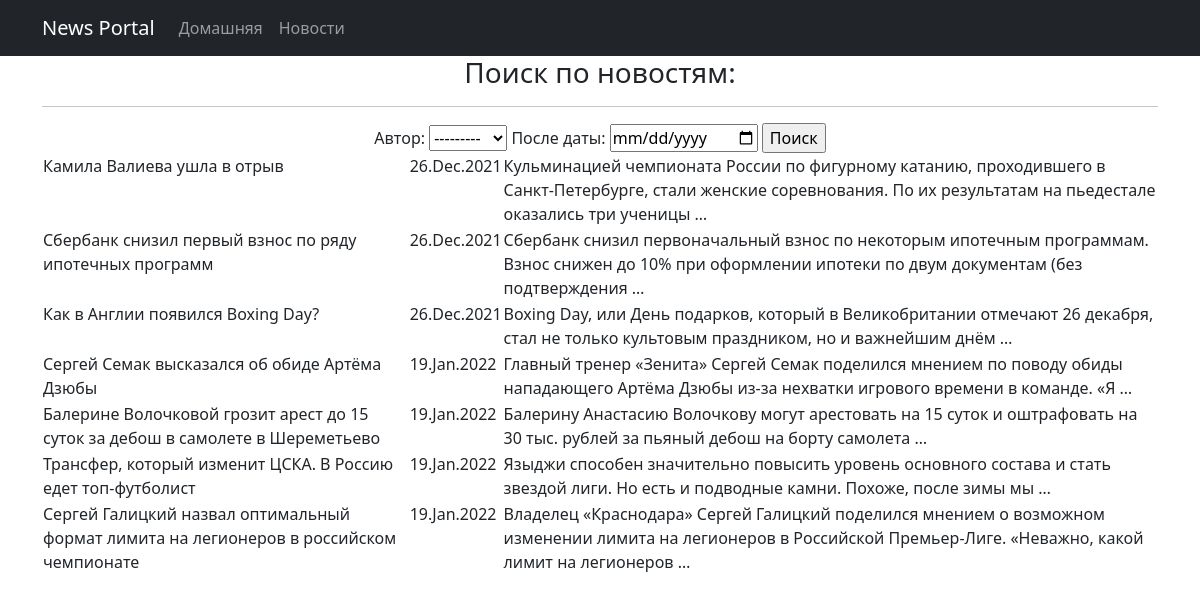
The app's page /search/ with its own data.
### news/models.py (models this page shows, shortened)
class Post(models.Model):
    article = 'AR'
    news = 'NE'
    TYPES = [
        (article, 'статья'),
        (news, 'новость')
    ]
    author = models.ForeignKey(Author, on_delete=models.CASCADE)
    type = models.CharField(max_length=2, choices=TYPES, default=article)
    release_date = models.DateTimeField(auto_now_add=True)
    categories = models.ManyToManyField(Category, through='PostCategory')
    title = models.CharField(max_length=255)
    post_text = models.TextField()
    post_rating = models.SmallIntegerField(default=0)

### news/views.py (the view)
# urls.py: path('search/', SearchNews.as_view(), name='news_search'),
class SearchNews(ListView):
    model = Post
    template_name = 'news/news_search.html'
    context_object_name = 'news_search'
    def get_context_data(self, **kwargs):
        context = super().get_context_data(**kwargs)
        context['filter'] = NewsFilter(self.request.GET, queryset=self.get_queryset())
        return context

### news/models.py (called while the page is built)
    def __str__(self):
        return f'{self.user}'

### templates/news/news_search.html (shortened to what this page needs)
{% extends 'default.html' %}
{% load custom_filters %}
{% block content %}
    <h3>Поиск по новостям:</h3>
    <hr>
    <form method="GET">
        {{ filter.form }}
        <input type="submit" value="Поиск">
    </form>
    <table>
        {% for post in filter.qs %}
        <tr>
            <td align="left" valign="top">
                {{ post.title }}
            </td>
            <td align="left" valign="top">
                {{ post.release_date|date:'d.M.Y' }}
            </td>
            <td align="left" valign="top">
                {{ post.post_text|truncatewords:20 }}
            </td>
        </tr>
        {% endfor %}
    </table>
{% endblock content %}

### templates/default.html (shortened to what this page needs)
<!DOCTYPE html>
<html lang="en">
    <head>
        {% load static %}
        <link href="{% static 'css/styles.css' %}" rel="stylesheet" />
    </head>
    <body>
        <nav class="navbar navbar-expand-lg navbar-dark bg-dark static-top">
            <div class="container">
                <a class="navbar-brand" href="#">News Portal</a>
                <div class="collapse navbar-collapse" id="navbarResponsive">
                    <ul class="navbar-nav ml-auto">
                        <li class="nav-item active">
                            <a class="nav-link" href="/home/">Домашняя
                            </a>
                        </li>
                        <li class="nav-item">
                            <a class="nav-link" href="/">Новости</a>
                        </li>
                    </ul>
                </div>
            </div>
        </nav>
        <div class="container">
            <div class="row">
                <div class="col-lg-12 text-center">
                    {% block content %}{% endblock content %}
                </div>
            </div>
        </div>
    </body>
</html>

### records on screen
Post: title "Камила Валиева ушла в отрыв", release_date "26.Dec.2021", post_text "Кульминацией чемпионата России по фигурному катанию, проходившего в Санкт-Петербурге, стали женские соревнования. По их результатам на пьедестале оказались три ученицы …"
Post: title "Сбербанк снизил первый взнос по ряду ипотечных программ", release_date "26.Dec.2021", post_text "Сбербанк снизил первоначальный взнос по некоторым ипотечным программам. Взнос снижен до 10% при оформлении ипотеки по двум документам (без подтверждения …"
Post: title "Как в Англии появился Boxing Day?", release_date "26.Dec.2021", post_text "Boxing Day, или День подарков, который в Великобритании отмечают 26 декабря, стал не только культовым праздником, но и важнейшим днём …"
Post: title "Сергей Семак высказался об обиде Артёма Дзюбы", release_date "19.Jan.2022", post_text "Главный тренер «Зенита» Сергей Семак поделился мнением по поводу обиды нападающего Артёма Дзюбы из-за нехватки игрового времени в команде. «Я …"
Post: title "Балерине Волочковой грозит арест до 15 суток за дебош в самолете в Шереметьево", release_date "19.Jan.2022", post_text "Балерину Анастасию Волочкову могут арестовать на 15 суток и оштрафовать на 30 тыс. рублей за пьяный дебош на борту самолета …"
Post: title "Трансфер, который изменит ЦСКА. В Россию едет топ-футболист", release_date "19.Jan.2022", post_text "Языджи способен значительно повысить уровень основного состава и стать звездой лиги. Но есть и подводные камни. Похоже, после зимы мы …"
Post: title "Сергeй Галицкий назвал оптимальный формат лимита на легионеров в российском чемпионате", release_date "19.Jan.2022", post_text "Владелец «Краснодара» Сергей Галицкий поделился мнением о возможном изменении лимита на легионеров в Российской Премьер-Лиге. «Неважно, какой лимит на легионеров …"
